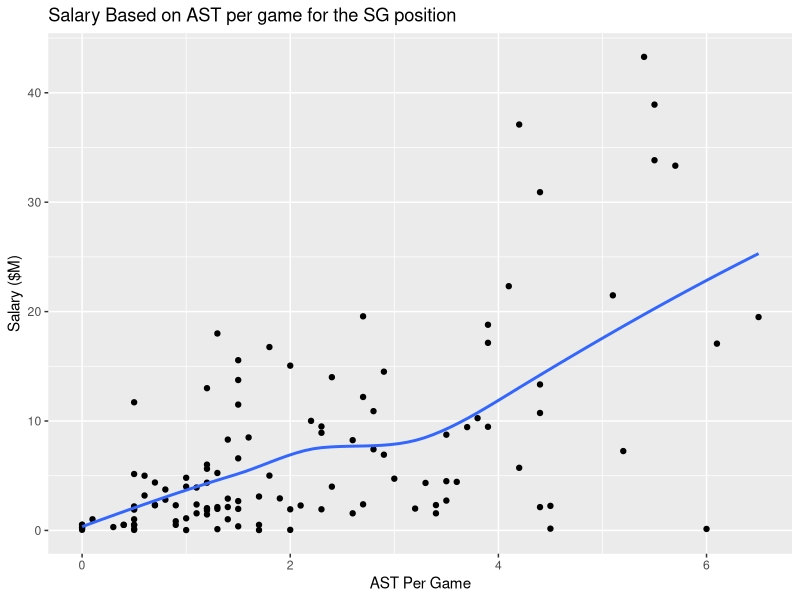

Write the R code that produced this figure. (Note: this script raises an error after producing the figure.)
## ---- chunk 1
knitr::opts_chunk$set(echo = TRUE, message = FALSE, warning = FALSE)
## ---- chunk 2
library(tidyverse)

## ---- chunk 3
nba_data <- read_csv("nba_2022-23_all_stats_with_salary.csv")
head(nba_data)
## ---- chunk 4
position <- "SG"
stats <- "AST"
position_filter <- nba_data %>%
  filter(Position == position)

ggplot(position_filter, aes(x = !!(as.name(stats)), y = Salary/1000000)) +
  geom_point() +
  geom_smooth(se = FALSE) +
  labs(x = paste0(stats, " Per Game"),
       y = "Salary ($M)",
       title = paste0("Salary Based on ", stats, " per game for the ", position, " position"))



position_filter <- nba_data %>%
        filter(Position == input$position)
      
      ggplot(position_filter, aes(x = !!sym(input$stat), y = Salary/1000000)) +
        geom_point() +
        geom_smooth(se = FALSE) +
        labs(x = paste0(input$stat, " Per Game"),
             y = "Salary ($M)",
             title = paste0("Salary Based on ", input$stat, " per game for the ", input$position, " position"))
## ---- chunk 5
ggplot(nba_data, aes(x = PTS, y = Salary)) +
        geom_point()
